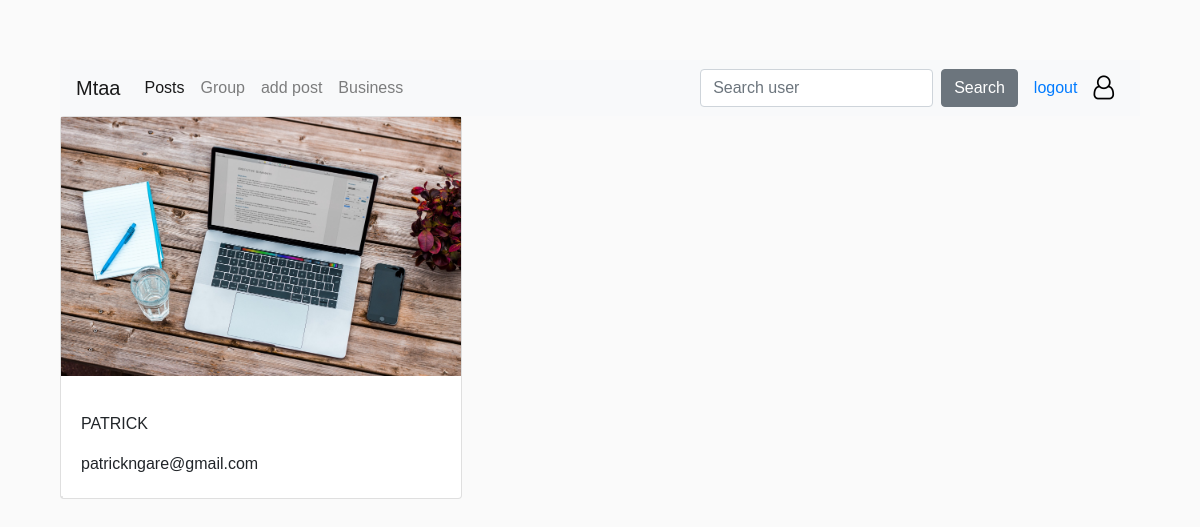
/single_profile/ (signed in), run on the app's committed database.
### Hood/models.py (models this page shows, shortened)
class User_profile(models.Model):
    name=models.CharField(max_length=60)
    neigbourhood=models.ForeignKey(Neigbourhood,null=True,on_delete=models.CASCADE)
    email=models.EmailField()
    user_id=models.ForeignKey(User,null=True)
    profile_photo=models.ImageField(upload_to='gallery/',blank=True,null=True)

### Hood/views.py (the view)
# urls.py: url(r'^single_profile/',views.single_profile, name='single_profile'),
@login_required(login_url='/accounts/login/')
def single_profile(request):
    current_user=request.user
    profiles=User_profile.objects.all()
    return render(request,'temps/userprof.html',{"profiles":profiles,"user":current_user})

### Hood/templates/temps/userprof.html (shortened to what this page needs)
{% extends 'temps/base.html' %}
{% load static %}
{% block content %}
{% for profile in profiles%}
<div class="container">
    <div class="row">
<div class="card">
        {% if profile.id == user.id%}
        <img class="img-fluid" src="{{profile.profile_photo.url}}" height="400" width="400"alt="Card image cap">
        <div class="card-body">
            <p class="card-text">{{profile.name}}</p>
            <p class="card-text">{{profile.email}}</p>
        </div>
        {% endif %}
        {% endfor %}
    </div>
{% endblock  %}

### static/css/index.css (style rules this page uses)
body { background-color: #fafafa; padding: 60px; font-family: 'Droid Sans', sans-serif; }

### data on the page
User_profile: profile_photo (picture), name "PATRICK", email "patrickngare@gmail.com"
